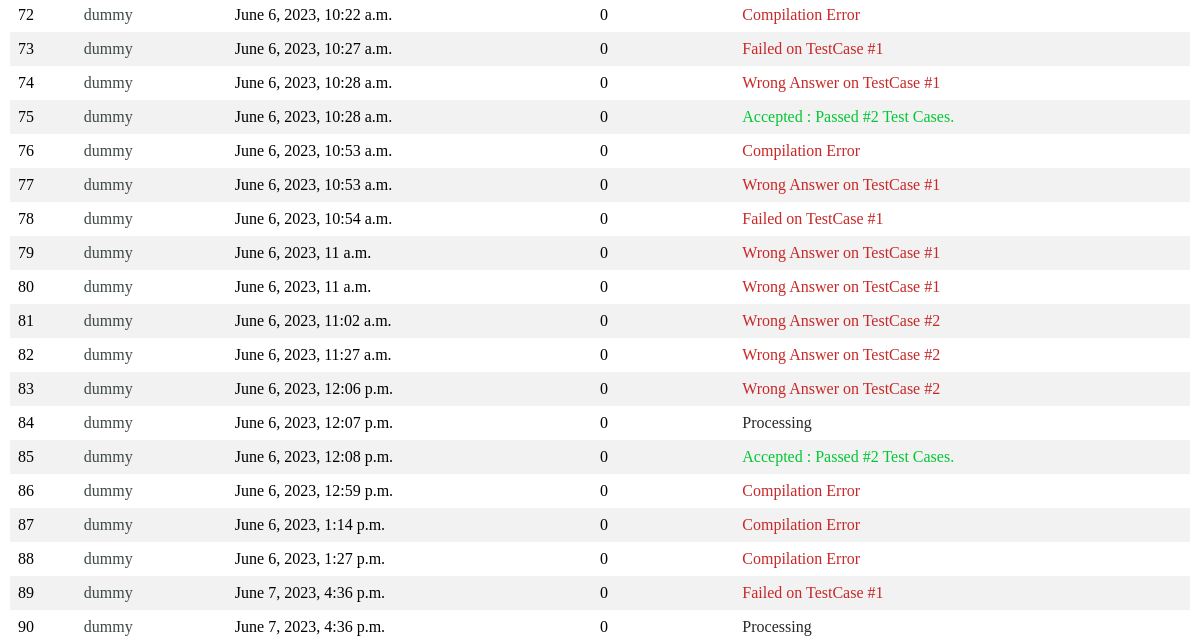
The app's page /submissions/1 (lower part), older data.
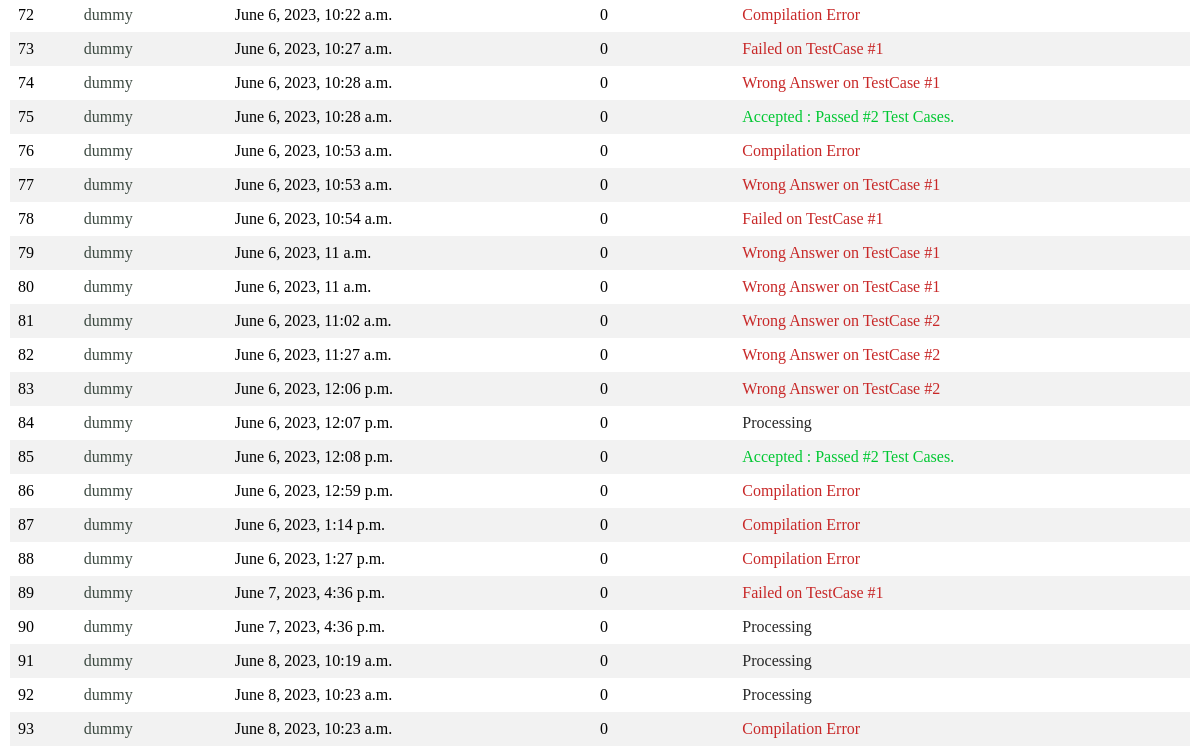
The same page, newer data.
### problems/models.py (models this page shows)
class Submission(models.Model) :
    user = models.ForeignKey(User, on_delete=models.CASCADE)
    problem = models.ForeignKey(Problem, on_delete=models.CASCADE)
    source_file_path = models.CharField(max_length=200)
    verdict = models.CharField(max_length=50) # Time Limit Exceeded on Test Case 1000 (37 chars)
    verdict_type = models.IntegerField()
    runtime = models.IntegerField()
    language_id = models.IntegerField()
    submission_time = models.DateTimeField()

### problems/views.py (the view)
# urls.py: path('submissions/<int:problem_id>', views.submissions_detail, name='submissions_detail_path'),
def submissions_detail(request, problem_id):
    problem = get_object_or_404(Problem, pk=problem_id)
    context = {'problem': problem, **get_cur_user_context(request) }
    return render(request, 'problems/submissions_detail.html', context)

### problems/views.py (called while the page is built)
def get_cur_user_context(request):
    is_logged_in = True
    username = ''
    if not is_cur_user_logged_in(request) :
        is_logged_in = False
    else :
        username = request.user.username
    return {
        'is_logged_in' : is_logged_in,
        'username' : username,
    }

def is_cur_user_logged_in(request):
    return request.user.is_authenticated

### problems/templates/problems/submissions_detail.html (shortened to what this page needs)
{% extends "problems/base.html" %}
{% block content_root %}
<div id="content-root">
    <table class="fancy-table-1">
    <tbody>
        {% for submission in problem.submission_set.all %}
        <tr id="submission-{{submission.id}}">
            <td>{{submission.id}}</td>
            <td>
                <a href="{% url 'problems:user_profile_path' submission.user.username %}">{{submission.user.username}}</a>
            </td>
            <td>{{submission.submission_time}}</td>
            <td>{{submission.runtime}}</td>
            <td class="verdict-text-{{submission.verdict_type}}">{{submission.verdict}}</td>
        </tr>
        {% endfor %}
    </tbody>
    </table>
</div>
{% endblock content_root %}

Row changes from the older to the newer data that the page shows:
added Submission: id "91", user.username "dummy", submission_time "June 8, 2023, 10:19 a.m.", runtime "0", verdict "Processing", verdict_type -1 (drawn)
added Submission: id "92", user.username "dummy", submission_time "June 8, 2023, 10:23 a.m.", runtime "0", verdict "Processing", verdict_type -1 (drawn)
added Submission: id "93", user.username "dummy", submission_time "June 8, 2023, 10:23 a.m.", runtime "0", verdict "Compilation Error"
